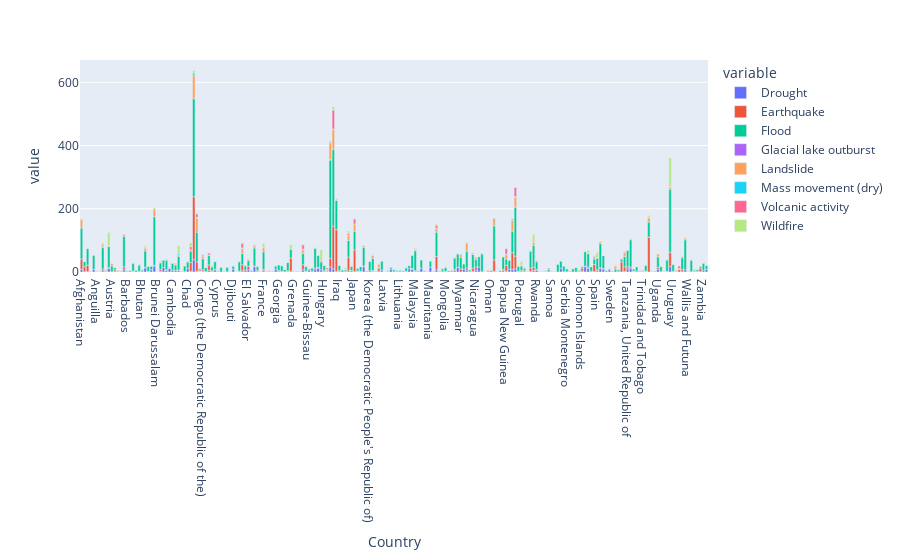

Write notebook code for a chart like this one.
### Code cell
plt_y = dis.groupby(['Country', 'Disaster Type']).size().unstack()
px.bar(data_frame=plt_y, x=plt_y.index, y=plt_y.columns.values)

### Figure 1 — Plotly figure (JSON) as saved in the notebook; plotly's stock layout.template omitted (floating-point values rounded to 4 significant figures; data arrays with more than 128 entries replaced by an {"elided": "..."} marker saying what was removed)
{"data": [{"alignmentgroup": "True", "hovertemplate": "variable=Drought<br>Country=%{x}<br>value=%{y}<extra></extra>", "legendgroup": "Drought", "marker": {"color": "#636efa", "pattern": {"shape": ""}}, "name": "Drought", "offsetgroup": "Drought", "orientation": "v", "showlegend": true, "textposition": "auto", "type": "bar", "x": {"elided": "207 str values"}, "xaxis": "x", "y": {"elided": "207 int values"}, "yaxis": "y"}, {"alignmentgroup": "True", "hovertemplate": "variable=Earthquake<br>Country=%{x}<br>value=%{y}<extra></extra>", "legendgroup": "Earthquake", "marker": {"color": "#EF553B", "pattern": {"shape": ""}}, "name": "Earthquake", "offsetgroup": "Earthquake", "orientation": "v", "showlegend": true, "textposition": "auto", "type": "bar", "x": {"elided": "207 str values"}, "xaxis": "x", "y": {"elided": "207 int values"}, "yaxis": "y"}, {"alignmentgroup": "True", "hovertemplate": "variable=Flood<br>Country=%{x}<br>value=%{y}<extra></extra>", "legendgroup": "Flood", "marker": {"color": "#00cc96", "pattern": {"shape": ""}}, "name": "Flood", "offsetgroup": "Flood", "orientation": "v", "showlegend": true, "textposition": "auto", "type": "bar", "x": {"elided": "207 str values"}, "xaxis": "x", "y": {"elided": "207 int values"}, "yaxis": "y"}, {"alignmentgroup": "True", "hovertemplate": "variable=Glacial lake outburst<br>Country=%{x}<br>value=%{y}<extra></extra>", "legendgroup": "Glacial lake outburst", "marker": {"color": "#ab63fa", "pattern": {"shape": ""}}, "name": "Glacial lake outburst", "offsetgroup": "Glacial lake outburst", "orientation": "v", "showlegend": true, "textposition": "auto", "type": "bar", "x": {"elided": "207 str values"}, "xaxis": "x", "y": {"elided": "207 int values"}, "yaxis": "y"}, {"alignmentgroup": "True", "hovertemplate": "variable=Landslide<br>Country=%{x}<br>value=%{y}<extra></extra>", "legendgroup": "Landslide", "marker": {"color": "#FFA15A", "pattern": {"shape": ""}}, "name": "Landslide", "offsetgroup": "Landslide", "orientation": "v", "showlegend": true, "textposition": "auto", "type": "bar", "x": {"elided": "207 str values"}, "xaxis": "x", "y": {"elided": "207 int values"}, "yaxis": "y"}, {"alignmentgroup": "True", "hovertemplate": "variable=Mass movement (dry)<br>Country=%{x}<br>value=%{y}<extra></extra>", "legendgroup": "Mass movement (dry)", "marker": {"color": "#19d3f3", "pattern": {"shape": ""}}, "name": "Mass movement (dry)", "offsetgroup": "Mass movement (dry)", "orientation": "v", "showlegend": true, "textposition": "auto", "type": "bar", "x": {"elided": "207 str values"}, "xaxis": "x", "y": {"elided": "207 int values"}, "yaxis": "y"}, {"alignmentgroup": "True", "hovertemplate": "variable=Volcanic activity<br>Country=%{x}<br>value=%{y}<extra></extra>", "legendgroup": "Volcanic activity", "marker": {"color": "#FF6692", "pattern": {"shape": ""}}, "name": "Volcanic activity", "offsetgroup": "Volcanic activity", "orientation": "v", "showlegend": true, "textposition": "auto", "type": "bar", "x": {"elided": "207 str values"}, "xaxis": "x", "y": {"elided": "207 int values"}, "yaxis": "y"}, {"alignmentgroup": "True", "hovertemplate": "variable=Wildfire<br>Country=%{x}<br>value=%{y}<extra></extra>", "legendgroup": "Wildfire", "marker": {"color": "#B6E880", "pattern": {"shape": ""}}, "name": "Wildfire", "offsetgroup": "Wildfire", "orientation": "v", "showlegend": true, "textposition": "auto", "type": "bar", "x": {"elided": "207 str values"}, "xaxis": "x", "y": {"elided": "207 int values"}, "yaxis": "y"}], "layout": {"barmode": "relative", "legend": {"title": {"text": "variable"}, "tracegroupgap": 0}, "margin": {"t": 60}, "xaxis": {"anchor": "y", "domain": [0, 1], "title": {"text": "Country"}}, "yaxis": {"anchor": "x", "domain": [0, 1], "title": {"text": "value"}}}}
